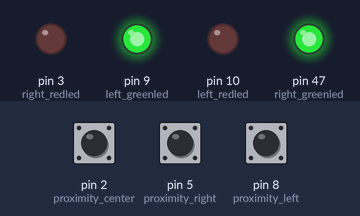
Recording of a sketch running on a simulated Arduino Mega 2560, built with avr-gcc and run on an emulated ATmega2560. On the bench: output pins drawn as LEDs (lit = HIGH). The test bench sets the inputs (shaded band); at power-on: pin 5 (proximity_right) HIGH, pin 8 (proximity_left) HIGH, pin 2 (proximity_center) HIGH.

Above: at 1.2 s.
1.3 s: pin 5 (proximity_right) pulled LOW for 0.15 s
At 1.4 s:
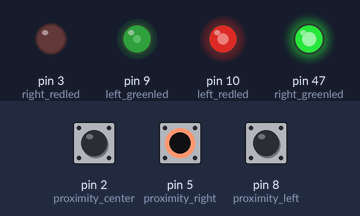
3.0 s: pin 8 (proximity_left) pulled LOW for 1 s
At 3.7 s:
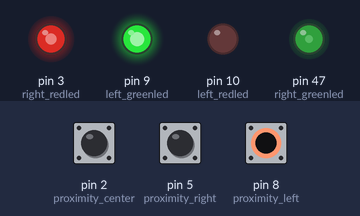
5.5 s: pin 8 (proximity_left) pulled LOW for 0.15 s
At 6.7 s:
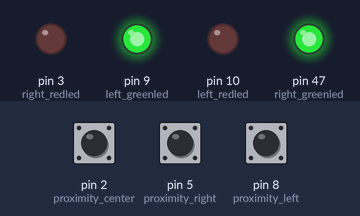
7.1 s: pin 5 (proximity_right) pulled LOW for 1 s
At 7.9 s:
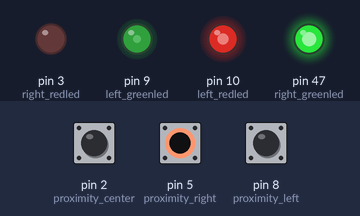
9.6 s: pin 8 (proximity_left) pulled LOW for 3.2 s
At 10.0 s:
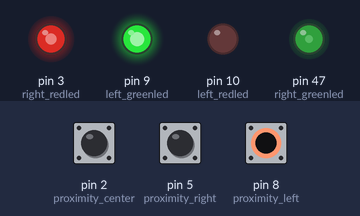
14.3 s: pin 5 (proximity_right) driven LOW and pin 8 (proximity_left) driven LOW
At 14.7 s:
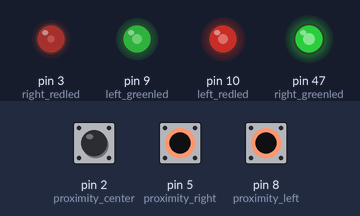
Timing chart, 0 to 16.8 s (numbered marks = the images above; inputs shaded):
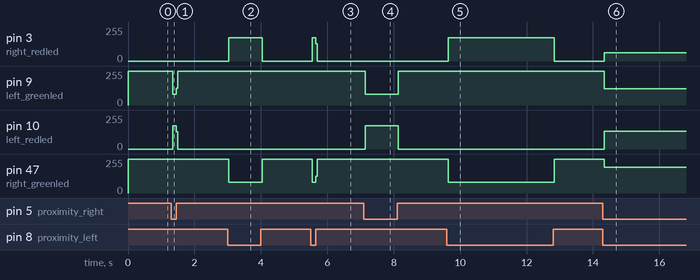

The sketch:

turning_lights_code_in_c.ino
```cpp
#define proximity_left 8
#define proximity_right 5
#define proximity_center 2
#define left_redled 10
#define left_greenled 9
#define right_redled 3
#define right_greenled 47
void setup() {
  // put your setup code here, to run once:
  pinMode(proximity_left, INPUT);
  pinMode(proximity_right, INPUT);
  pinMode(proximity_center, INPUT);
  pinMode(left_redled, OUTPUT);
  pinMode(left_greenled, OUTPUT);
  pinMode(right_redled, OUTPUT);
  pinMode(right_greenled, OUTPUT);
  Serial.begin(9600);
}

void loop() {
  int proximity_value_left=digitalRead(proximity_left);
  int proximity_value_right=digitalRead(proximity_right);
  int proximity_value_center=digitalRead(proximity_center);
  digitalWrite(right_greenled, HIGH);
  digitalWrite(right_redled, LOW);
  digitalWrite(left_redled, LOW);
  digitalWrite(left_greenled, HIGH);
  if(proximity_value_left==0){
    digitalWrite(right_greenled, LOW);
    digitalWrite(right_redled, HIGH);
    digitalWrite(left_redled, LOW);
    digitalWrite(left_greenled, HIGH);
  }
  if(proximity_value_right==0){
    digitalWrite(right_greenled, HIGH);
    digitalWrite(right_redled, LOW);
    digitalWrite(left_redled, HIGH);
    digitalWrite(left_greenled, LOW);
  }
  if(proximity_value_center == 0){
    digitalWrite(right_greenled, HIGH);
    digitalWrite(right_redled, LOW);
    digitalWrite(left_redled, LOW);
    digitalWrite(left_greenled, HIGH);
  }
}
```

Measured:
- after the input at 1.3 s, pin 9 (left_greenled): 255/255 → 82/255 at once, → 255/255 0.12 s later; pin 10 (left_redled): 0/255 → 173/255 at once, → 0/255 0.12 s later
- after the input at 3.0 s, pin 3 (right_redled): 0/255 → 174/255 at once, → 0/255 1.0 s later; pin 47 (right_greenled): 255/255 → 81/255 at once, → 255/255 1.0 s later
- after the input at 5.5 s, pin 3 (right_redled): 0/255 → 174/255 at once, → 0/255 0.12 s later; pin 47 (right_greenled): 255/255 → 81/255 at once, → 255/255 0.12 s later
- after the input at 7.1 s, pin 9 (left_greenled): 255/255 → 82/255 at once, → 255/255 1.0 s later; pin 10 (left_redled): 0/255 → 174/255 at once, → 0/255 1.0 s later
- after the input at 9.6 s, pin 3 (right_redled): 0/255 → 174/255 at once, → 0/255 3.2 s later; pin 47 (right_greenled): 255/255 → 81/255 at once, → 255/255 3.2 s later
- after the input at 14.3 s, pin 3 (right_redled): 0/255 → 62/255 at once; pin 9 (left_greenled): 255/255 → 123/255 at once; pin 10 (left_redled): 0/255 → 132/255 at once; pin 47 (right_greenled): 255/255 → 193/255 at once
